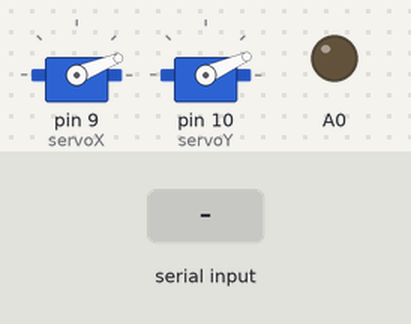
A sketch run on a simulated Arduino Uno, built with avr-gcc and run on an emulated ATmega328P. Parts: 2 × servo, output pins drawn as LEDs (lit = HIGH). The test bench sets the inputs (shaded band).

Above: at 1.21 s.
1.3 s: "1" received over Serial
At 2.31 s:
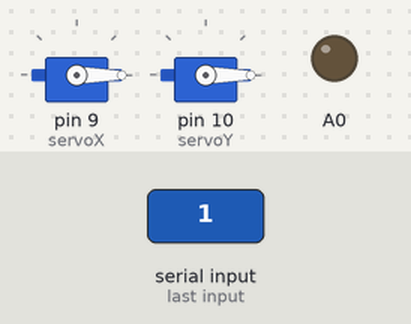
4.3 s: "0" received over Serial
At 5.32 s:
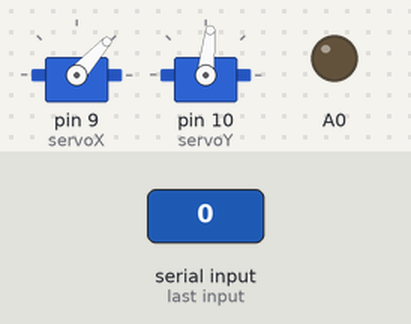
7.3 s: "2" received over Serial
At 7.3 s:
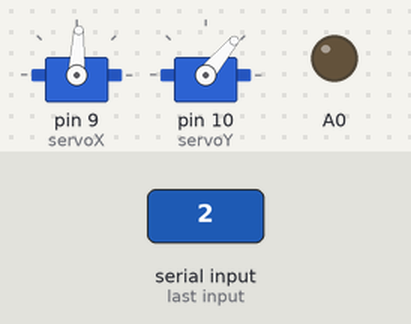
16.3 s: "1" received over Serial
Timing chart, 0 to 20.3 s (numbered marks = the images above; inputs shaded):
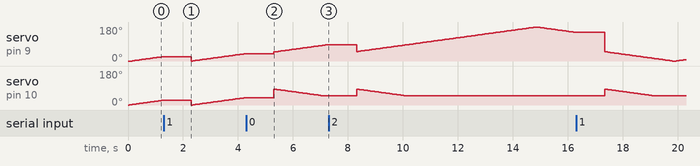

The sketch:

StationaryTrack.ino
```cpp
#include <Servo.h>

Servo servoX;
Servo servoY;

byte oldXPos = 0;
byte newXPos = 0;
byte oldYPos = 0;
byte newYPos = 0;
boolean running = false;

int searchX = 0;
int searchY = 90;
boolean searchDir = false;
boolean searching = false;

void flash(int blinks){
  for(int i=0; i<blinks; i++){
    digitalWrite(A0, HIGH);
    delay(200);
    digitalWrite(A0, LOW);
  delay(200);
  }
}

void search(int searchSpeed){
  servoX.write(searchX);
  servoY.write(searchY);
  if(searchDir){
    searchX++;
  }else{
    searchX--;
  }
  if(searchX >= 180 || searchX < 0){
    searchDir = !searchDir;
  }
  if(searchY < 50){
    searchY++;
  }else if(searchY > 50){
    searchY--;
  }
  delay(searchSpeed);
}

void searchStart(){
  searchX = oldXPos;
  searchY = oldYPos;
  searching = true;
  digitalWrite(A0, LOW);
}

void searchEnd(){
  newXPos = searchX;
  searching = false;
}

void updateServos(byte newPosX, byte newPosY){
  newXPos = newPosX;
  newYPos = newPosY;
  if(oldXPos != newXPos && newXPos > 0 && newXPos < 180){
    servoX.write(newXPos);
    oldXPos = newXPos;
  }

  if(oldYPos != newYPos && newYPos > 0 && newYPos < 180){
    servoY.write(newYPos);
    oldYPos = newYPos;
  }
}

void setup() {
  Serial.begin(9600);
  servoX.attach(9);
  servoY.attach(10);
  pinMode(A0, OUTPUT);
  searchStart();
}

void loop() {
    if(searching){
      search(50);
    }
}

void serialEvent() {
  searchEnd();
  if(Serial.available()){
    char input[2];
    Serial.readBytes(input, 2);

    if(!running){
      if(input[0] > 0 || input[1] > 0){
        running = true;
      }
    }else{
      updateServos(input[0], input[1]);
      digitalWrite(A0, HIGH);
    }
  }
  searchStart();
}
```
